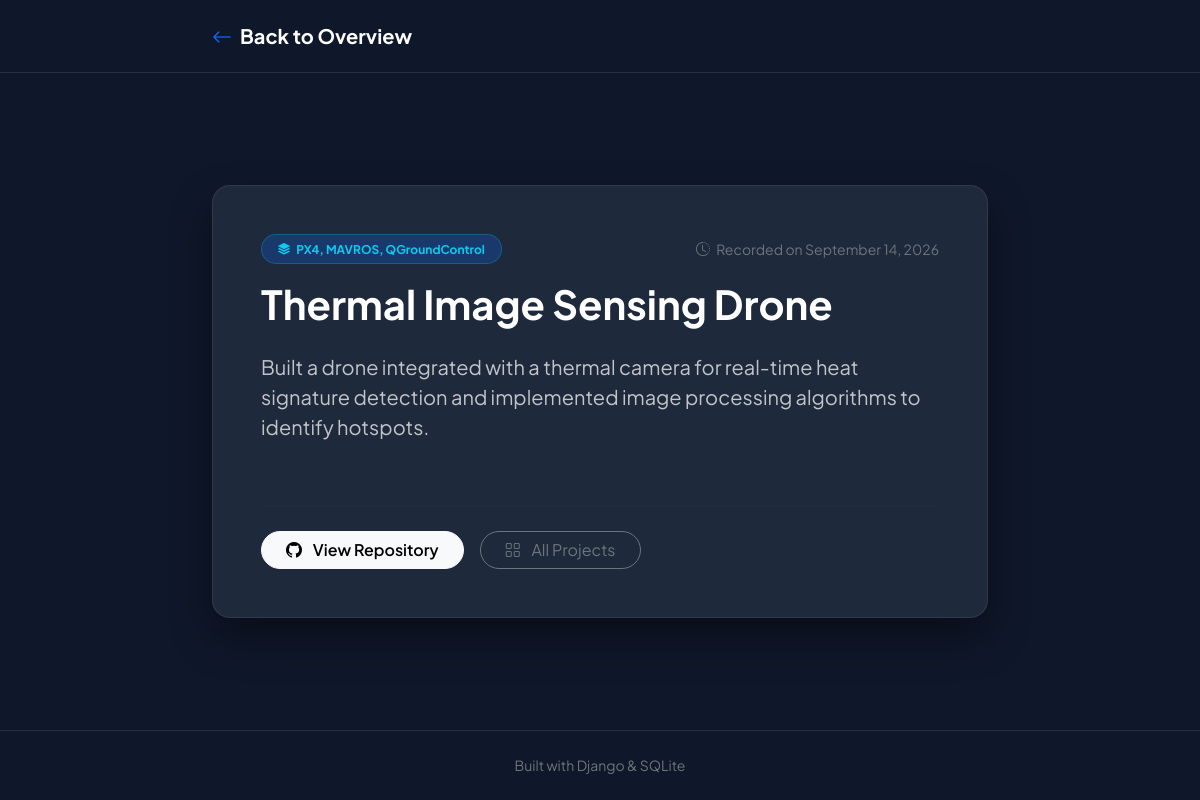
Screenshot of /project/2/ with the database file from the repository.
### projects/models.py (models this page shows, shortened)
class Project(models.Model):
    title = models.CharField(max_length=150)
    description = models.TextField()
    technology = models.CharField(max_length=100)
    github_link = models.URLField(blank=True)
    created_at = models.DateTimeField(auto_now_add=True)

### projects/views.py (the view)
# urls.py: path('project/<int:pk>/', views.project_detail, name='project_detail'),
def project_detail(request, pk):
    project = get_object_or_404(Project, pk=pk)
    return render(request, 'projects/project_detail.html', {'project': project})

### projects/templates/projects/project_detail.html (shortened to what this page needs)
<!DOCTYPE html>
<html lang="en">
<head>
    <link rel="stylesheet" href="https://cdn.jsdelivr.net/npm/bootstrap@5.3.0/dist/css/bootstrap.min.css">
    <link rel="stylesheet" href="https://cdn.jsdelivr.net/npm/bootstrap-icons@1.11.3/font/bootstrap-icons.min.css">
</head>
<body class="d-flex flex-column justify-content-between">
    <nav class="navbar navbar-dark border-bottom border-secondary border-opacity-25 py-3">
        <div class="container" style="max-width: 800px;">
            <a class="navbar-brand fw-bold text-white d-flex align-items-center gap-2" href="{% url 'project_list' %}">
                <i class="bi bi-arrow-left text-primary"></i>
                <span>Back to Overview</span>
            </a>
        </div>
    </nav>
    <div class="container my-5" style="max-width: 800px;">
        <div class="card detail-card p-4 p-md-5">
            <div class="d-flex flex-wrap justify-content-between align-items-center gap-2 mb-3">
                <span class="badge bg-primary bg-opacity-25 text-info px-3 py-2 border border-info border-opacity-25 rounded-pill">
                    <i class="bi bi-stack me-1"></i> {{ project.technology }}
                </span>
                <span class="text-secondary small">
                    <i class="bi bi-clock-history me-1"></i> Recorded on {{ project.created_at|date:"F d, Y" }}
                </span>
            </div>
            <h1 class="fw-bold text-white mb-4">{{ project.title }}</h1>
            <div class="text-light text-opacity-75 fs-5 leading-relaxed mb-4">
                <p style="white-space: pre-line;">{{ project.description }}</p>
            </div>
            <hr class="border-secondary border-opacity-25 my-4">
            <div class="d-flex flex-wrap gap-3">
                {% if project.github_link %}
                <a href="{{ project.github_link }}" target="_blank" class="btn btn-light px-4 rounded-pill fw-semibold">
                    <i class="bi bi-github me-2"></i> View Repository
                </a>
                {% endif %}
                <a href="{% url 'project_list' %}" class="btn btn-outline-secondary px-4 rounded-pill">
                    <i class="bi bi-grid me-2"></i> All Projects
                </a>
            </div>
        </div>
    </div>
    <footer class="text-center py-4 border-top border-secondary border-opacity-25 text-secondary small">
        <p class="mb-0">Built with Django & SQLite</p>
    </footer>
</body>
</html>

### projects/templates/projects/project_detail.html (style rules this page uses)
body { font-family: 'Plus Jakarta Sans', sans-serif; background-color: #0f172a; color: #e2e8f0; min-height: 100vh; }
.detail-card { background: #1e293b; border: 1px solid rgba(255, 255, 255, 0.08); border-radius: 18px; box-shadow: 0 20px 40px rgba(0, 0, 0, 0.4); }

### rows the page displays
Project: technology "PX4, MAVROS, QGroundControl", created_at "September 14, 2026", title "Thermal Image Sensing Drone", description "Built a drone integrated with a thermal camera for real-time heat signature detection and implemented image processing algorithms to identify hotspots."
